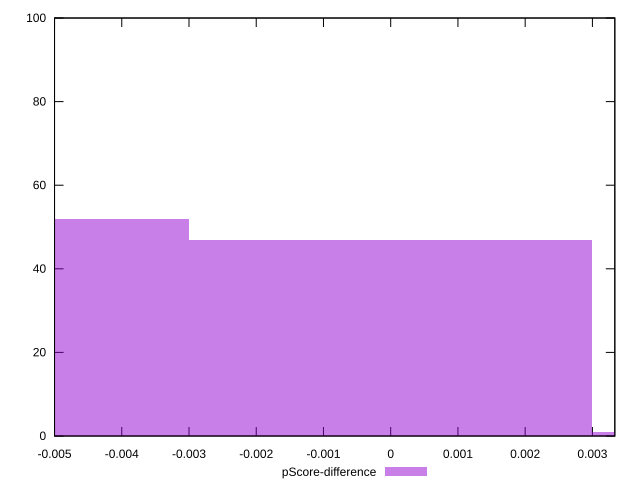

Here is the gnuplot script that generated this plot:
reset

$pScoreDifference <<EOF
0 47
-0.0059863792408431545 52
0.0059863792408431545 1
EOF

set key outside below
set boxwidth 0.0059863792408431545
set xrange [-0.0050000000000000044:0.0033333333333332993]
set yrange [0:100]
set trange [0:100]
set style fill transparent solid 0.5 noborder
set terminal svg size 640, 490 enhanced background rgb 'white'
set output "reports/report_00028_2021-02-24T12-49-42.674Z/unminified-javascript/samples/astro/pScore-difference/histogram.svg"

plot $pScoreDifference title "pScore-difference" with boxes

reset
